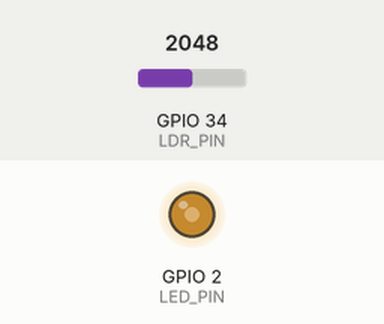
Recording of a sketch running on a simulated ESP32. On the bench: output pins drawn as LEDs (lit = HIGH). The inputs (shaded band) are chosen by the test bench; at power-on: GPIO 34 (LDR_PIN) = 2048 (analog values on the 0–4095 scale). What the sketch prints to the serial monitor is not drawn.

Above: at 2.2 s.
2.3 s: GPIO 34 (LDR_PIN) set to 2866
At 3.0 s:
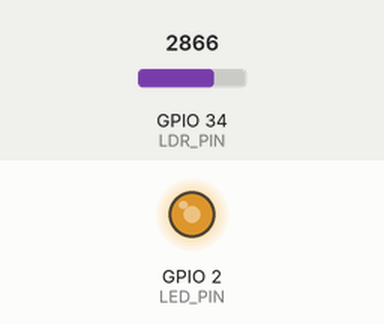
3.8 s: GPIO 34 (LDR_PIN) set to 3603
At 5.1 s:
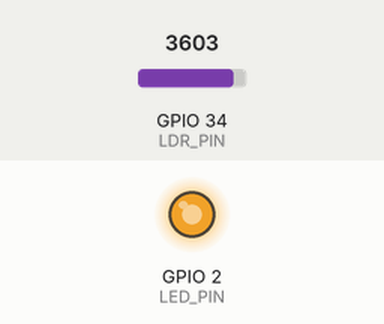
5.4 s: GPIO 34 (LDR_PIN) set to 491
At 6.1 s:
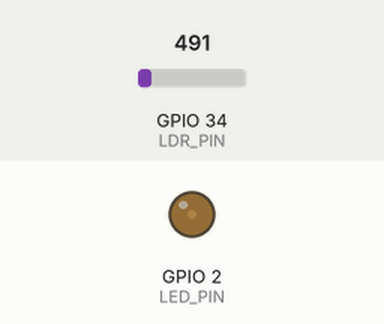
6.9 s: GPIO 34 (LDR_PIN) set to 2047
At 7.8 s:
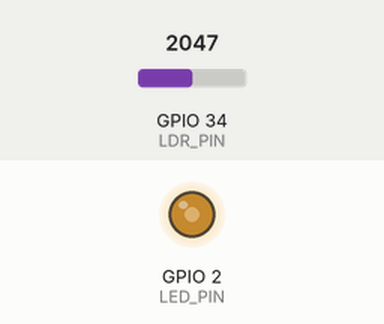
Timing chart, 0 to 9.4 s (numbered marks = the images above; inputs shaded):
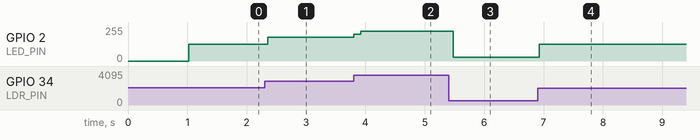

The sketch:

P01_Smart_Night_Light.ino
```cpp
/*
 * ESP32 综合项目 P01：智能小夜灯
 *
 * 项目目标：
 * 1. 把 ADC 模拟输入和 PWM 模拟输出结合起来，完成一个完整的应用
 * 2. 理解光敏电阻（Photoresistor / LDR）的工作原理
 * 3. 理解电阻分压电路如何把一个随光线变化的电阻转换成电压
 * 4. 学会用 map() 把 ADC 读数反向映射到 PWM 占空比
 * 5. 理解为什么实际项目中需要加入简单的软件滤波
 *
 * 前置知识：
 * - 已完成教程 03（PWM）、04（ADC），理解 ledcAttach()、analogRead()、map() 等
 *
 * 关键概念解释：
 *
 * 【光敏电阻 LDR】
 * LDR 是 Light Dependent Resistor（光敏电阻）的缩写。
 * 它的阻值会随光线强度变化：
 * - 光线越强，阻值越小（可能只有几百欧姆）
 * - 光线越弱，阻值越大（可能达到几兆欧姆）
 * 我们不能直接用 digitalRead() 读取它，因为阻值是连续变化的，
 * 需要把它接到 ADC 引脚，通过电压变化来判断亮度。
 *
 * 【电阻分压电路】
 * 光敏电阻只有两根引脚，本身不会输出电压，需要和一个固定电阻组成"分压电路"。
 * 分压电路可以把"电阻变化"转换成"电压变化"，这样 ADC 才能读取。
 *
 * 本项目的接法：
 * 3.3V → 光敏电阻 → ADC 引脚(GPIO34) → 10kΩ 固定电阻 → GND
 * 光线变强 → 光敏电阻变小 → ADC 引脚电压变低 → ADC 读数变小
 * 光线变弱 → 光敏电阻变大 → ADC 引脚电压变高 → ADC 读数变大
 *
 * 为什么要用 10kΩ 固定电阻？
 * 它决定分压的"中间点"。如果固定电阻太大或太小，
 * 亮度变化时 ADC 读数可能只在一个很小的范围内变化，不够灵敏。
 * 10kΩ 是一个常用的经验值，在室内光线变化范围内效果较好。
 *
 * 【反向映射】
 * 本项目要求"越暗越亮"，而 ADC 读数是"越暗越大"，
 * 所以需要把 ADC 读数反向映射到 PWM 占空比：
 * - ADC 大（暗）→ PWM 大（亮）
 * - ADC 小（亮）→ PWM 小（暗/灭）
 * 这正好和 map(adc, 0, 4095, 255, 0) 的方向相反。
 *
 * 【软件滤波 / 平均值】
 * ADC 读数会有噪声，单个值可能忽高忽低。
 * 本项目用"多次采样取平均"的简单方法让亮度变化更平滑，
 * 避免 LED 因为单次读数波动而忽明忽暗。
 *
 * 硬件连接：
 * - ESP32 GPIO2     →  LED 正极（长脚）
 * - LED 负极（短脚） →  330Ω 电阻      →  ESP32 GND
 *
 * - ESP32 3.3V      →  光敏电阻一端
 * - 光敏电阻另一端   →  ESP32 GPIO34
 * - ESP32 GPIO34    →  10kΩ 电阻      →  ESP32 GND
 *   （光敏电阻和 10kΩ 电阻串联，GPIO34 接在两者之间）
 *
 * 为什么要用 GPIO34？
 * GPIO34 属于 ADC1，只能输入，不能做输出，因此特别适合做模拟输入。
 * 另外它不受 Wi-Fi 影响，初学者优先使用 GPIO32~GPIO39 这一组 ADC 引脚。
 *
 * 常见问题与排查：
 * 1. LED 一直亮或一直灭，不随光线变化：
 *    - 检查光敏电阻是否和 10kΩ 电阻组成了正确的分压电路
 *    - 用串口监视器查看 ADC 原始值，确认它真的会随光线变化
 * 2. 光线很暗时 LED 反而熄灭：
 *    - 说明映射方向反了，检查 map() 的参数是不是 (adc, 0, 4095, 255, 0)
 * 3. LED 亮度忽明忽暗、不稳定：
 *    - 这是 ADC 噪声导致的正常现象
 *    - 可以增加 SAMPLE_COUNT（采样次数），让平均值更稳定
 *    - 也可以在 GPIO34 和 GND 之间并联一个 0.1uF 电容进行硬件滤波
 * 4. ADC 读数范围很小（比如只从 500 变到 1500）：
 *    - 可能是固定电阻不合适，可以尝试换成 4.7kΩ 或 22kΩ
 *    - 也可以调整 map() 的 fromLow/fromHigh 到实际最小/最大值
 * 5. 上电瞬间 LED 很亮然后变正常：
 *    - 这是因为 PWM 初始化前引脚处于不确定状态，通常不影响使用
 *    - 可以在 setup() 里先把 LED 熄灭
 */

// 定义 LED 引脚
// GPIO2 是大多数 ESP32 开发板板载 LED 所在的引脚
#define LED_PIN         2

// 定义光敏电阻连接的 ADC 引脚
// GPIO34 属于 ADC1，只能输入，适合做模拟读取
#define LDR_PIN         34

// PWM 参数
// PWM_FREQ 是 PWM 频率，5000Hz 足够平滑且不会闪烁
#define PWM_FREQ        5000

// PWM_RESOLUTION 是 PWM 分辨率，8 bit 表示占空比范围 0~255
#define PWM_RESOLUTION  8

// 采样次数，用于平均值滤波
// 每次读取光线时连续取 10 次再平均，可以减少 ADC 噪声
// 次数越多越稳定，但响应会稍微变慢；10 次是响应速度和稳定性的折中
#define SAMPLE_COUNT    10

// 用于存储当前 LED 的目标亮度
// 范围 0~255，0 全灭，255 最亮
int targetBrightness = 0;

void setup() {
  // 初始化串口，波特率 115200
  // 串口用来输出 ADC 原始值和 PWM 值，方便调试
  Serial.begin(115200);

  // 等待串口连接稳定
  delay(1000);

  Serial.println("================================");
  Serial.println("ESP32 综合项目 P01：智能小夜灯");
  Serial.println("================================");

  // 先把 LED 引脚设为输出并熄灭，避免上电瞬间出现不确定状态
  // OUTPUT 表示 ESP32 主动控制这个引脚的高低电平
  pinMode(LED_PIN, OUTPUT);
  digitalWrite(LED_PIN, LOW);

  // 初始化 PWM
  // ledcAttach(pin, freq, resolution) 让 GPIO2 输出 5kHz、8bit 的 PWM
  // 这样我们才能通过改变占空比来连续调节 LED 亮度
  ledcAttach(LED_PIN, PWM_FREQ, PWM_RESOLUTION);

  // 显式设置 ADC 分辨率为 12 位，读数范围 0~4095
  // ESP32 Arduino 3.x 默认通常也是 12 位，但显式设置可以让意图更清晰
  analogReadResolution(12);

  // 设置 ADC 衰减为 11dB，可测量约 0~3.3V
  // 光敏电阻分压后的电压在 0~3.3V 之间，所以用 11dB 衰减
  analogSetAttenuation(ADC_11db);

  Serial.println("用手遮挡或照射光敏电阻，观察 LED 亮度变化");
}

void loop() {
  // 读取光线强度（带平均值滤波）
  // 调用自定义函数 getAmbientLight()，返回 0~4095 的平均 ADC 值
  int lightValue = getAmbientLight();

  // 把 ADC 值反向映射到 PWM 占空比
  // 参数说明：
  // - lightValue：当前 ADC 读数
  // - 0, 4095：ADC 的实际范围
  // - 255, 0：注意这里顺序是反的，表示 ADC 越大，PWM 越小？
  //   不对！仔细看：map(lightValue, 0, 4095, 255, 0)
  //   当 lightValue = 0（很亮）时，输出 255（最亮）
  //   当 lightValue = 4095（很暗）时，输出 0（熄灭）
  //   这样写会让白天很亮、晚上熄灭，和"夜灯"需求相反！
  //   所以我们应该写成 map(lightValue, 0, 4095, 0, 255)：
  //   白天 ADC 小 → PWM 小（暗或灭）
  //   晚上 ADC 大 → PWM 大（亮）
  //
  // 不过实际光敏电阻的值可能到不了 0 或 4095 的极限，
  // 我们可以用 map() 把实际观察到的最小/最大值映射到 0~255。
  // 这里为了演示清晰，先用 0~4095 的全范围。
  targetBrightness = map(lightValue, 0, 4095, 0, 255);

  // 限制 PWM 值在合法范围内
  // map() 的结果可能略微超出 0~255（比如 ADC 读数超过 4095 时），
  // 用 constrain() 把它限制在 0~255 之间，避免写入非法占空比
  targetBrightness = constrain(targetBrightness, 0, 255);

  // 输出 PWM 信号到 LED
  // targetBrightness 越大，LED 越亮
  ledcWrite(LED_PIN, targetBrightness);

  // 把当前状态打印到串口，方便观察调试
  // 格式：光线 ADC 值  |  LED 亮度 PWM 值
  Serial.print("环境光 ADC：");
  Serial.print(lightValue);
  Serial.print("  |  LED 亮度 PWM：");
  Serial.println(targetBrightness);

  // 每 100 毫秒更新一次
  // 如果更新太快，LED 会因为噪声而抖动；
  // 如果更新太慢，对光线变化的响应会不跟手。
  // 100 毫秒既能让眼睛感觉平滑，又能及时响应环境变化。
  delay(100);
}

// 自定义函数：读取环境光并做平均值滤波
// 作用：连续采样多次，取平均后返回更稳定的光线值
// 返回值：0~4095 的整数，数值越大表示环境越暗
int getAmbientLight() {
  // sum 用来累加多次采样的结果
  // 用 long 类型是为了防止多次累加后超过 int 的最大值
  long sum = 0;

  // 循环 SAMPLE_COUNT 次，每次读取一次 ADC 值
  for (int i = 0; i < SAMPLE_COUNT; i++) {
    // analogRead(LDR_PIN) 读取 GPIO34 的模拟电压
    // 返回值范围由 analogReadResolution() 决定，这里是 0~4095
    sum += analogRead(LDR_PIN);

    // 每次采样之间等待 1 毫秒
    // 让 ADC 电路有时间稳定，也让采样在时间上更分散
    delay(1);
  }

  // 返回平均值
  // 整数除法会舍去小数部分，对亮度控制来说已经足够
  return sum / SAMPLE_COUNT;
}

/*
 * 扩展挑战：
 * 1. 增加一个"亮度阈值"，只有当环境光低于某个值时才开启小夜灯，
 *    高于阈值时完全熄灭，避免白天也微微发光。
 *    提示：可以用 if(lightValue > threshold) 判断。
 * 2. 把 LED 换成 WS2812B 全彩灯，根据亮度变化颜色（比如暗时暖黄光，亮时白光）。
 * 3. 用 OLED 显示屏实时显示当前环境光 ADC 值和 LED 亮度百分比。
 * 4. 加入 EEPROM/Preferences，让用户可以校准自己家里的"最亮"和"最暗"ADC 值。
 */
```

Measured:
- after the input at 2.3 s, GPIO 2 (LED_PIN): 127/255 → 177/255 after 0.06 s
- after the input at 3.8 s, GPIO 2 (LED_PIN): 177/255 → 200/255 at once, → 223/255 0.11 s later
- after the input at 5.4 s, GPIO 2 (LED_PIN): 223/255 → 30/255 after 0.08 s
- after the input at 6.9 s, GPIO 2 (LED_PIN): 30/255 → 127/255 at once
